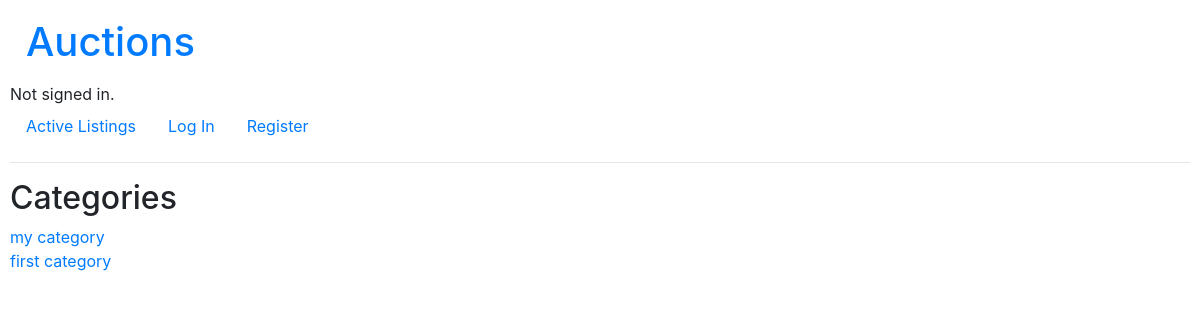
/category, run on an earlier commit of the app's database.
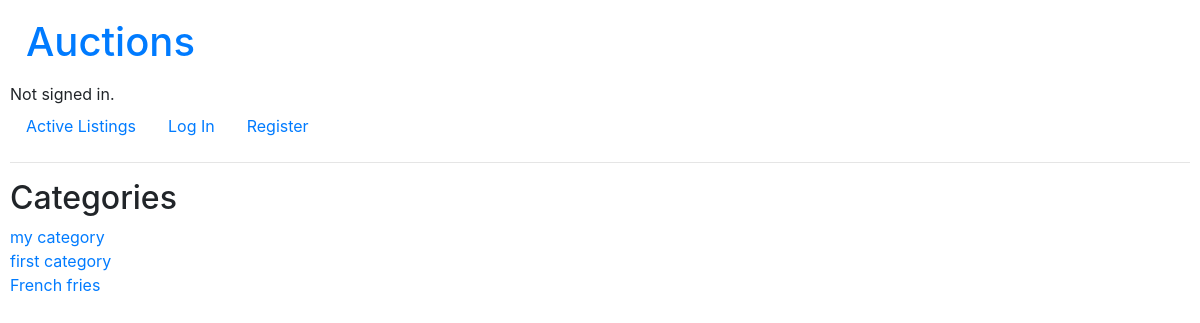
And on a later commit of the database.
### auctions/models.py (models this page shows)
class Category(models.Model):
    category = models.CharField(max_length=255)
    def __str__(self):
        return f"{self.category}"

### auctions/views.py (the view)
# urls.py: path("category", views.category, name="category"),
def category(request, category_type=None):
    if category_type is None:
        category = Category.objects.all()
        return render(request, 'auctions/category.html', {'category': category})
    listings = Listing.objects.filter(
        category=Category.objects.get(category=category_type))
    return render(request, 'auctions/index.html', {'listings': listings})

### auctions/templates/auctions/category.html
{% extends "auctions/layout.html" %}
{% block body %}
<div>
    <h2>Categories</h2>
    <div>
        {% for c in category %}
        <div>
            <a href="/category/{{c}}/list">{{c}}</a>
        </div>
        {% endfor %}
    </div>
</div>
{% endblock %}

What changed in the data, as far as the page shows it:
added Category: category "French fries"
